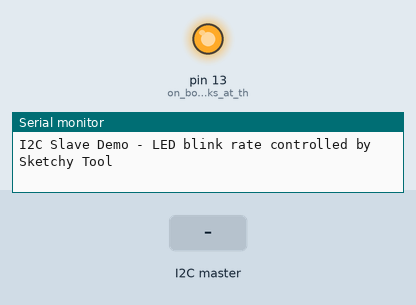
Simulated run of this sketch. Board: Arduino Uno, built with avr-gcc and run on an emulated ATmega328P. Parts: output pins drawn as LEDs (lit = HIGH), the last lines printed to the serial monitor. Inputs (shaded band) come from the test bench.

Above: at 1.2 s.
1.3 s: the I2C master sends the byte 1
At 3.1 s:
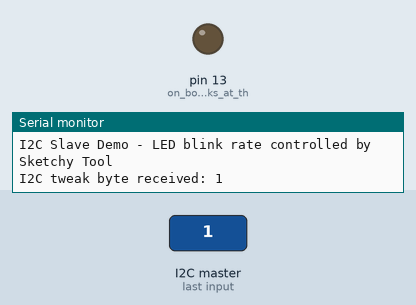
Timing chart, 0 to 10.3 s (numbered marks = the images above; inputs shaded):
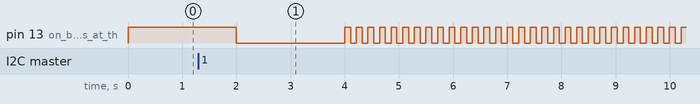

Measured:
- by itself, pin 13 (on_board_LED_blinks_at_th): repeats every 0.21 s: HIGH 0.11 s, LOW 0.11 s

The sketch:

I2C_Slave_Test_Sketchy_Tool.ino
```cpp
/*
   I2C Slave Control Demo

   The Uno blinks an LED at a default "slow" rate
   If the "Sketchy Tool" is connected to the I2C bus,
   the blink rate is controlled by received bytes to
   demonstrate using the sketchy tool to perform
   real time variable tweaking on another project's sketch.

   Target Hardware:  Uno

   Tested with Arduino IDE 1.8.13

   Gadget Reboot
   https://www.youtube.com/gadgetreboot

*/

// I2C setup
#include <Wire.h>
const byte slaveAddr = 0x42;   // I2C address for this device

volatile byte tweakData = 255; // tweak variable for data received over I2C
int ledBlinkDelay = 255;       // led blink rate control variable

void setup() {

  Serial.begin(115200);
  Serial.println("\r\nI2C Slave Demo - LED blink rate controlled by Sketchy Tool");

  pinMode(LED_BUILTIN, OUTPUT); // on board LED blinks at the requested rate

  // join I2C bus with slaveAddr
  Wire.begin(slaveAddr);

  // call this function when I2C data received
  Wire.onReceive(receiveEvent);

}

void loop() {

  // map LED blink rate from an I2C tweak data range of 0 to 255
  // over to an on and off time between 100mS and 2000mS
  ledBlinkDelay = map(tweakData, 0, 255, 100, 2000);

  // blink LED based on tweak data received over I2C
  digitalWrite(LED_BUILTIN, HIGH);
  delay(ledBlinkDelay);
  digitalWrite(LED_BUILTIN, LOW);
  delay(ledBlinkDelay);

}

void receiveEvent() {
  tweakData = Wire.read();    // read one I2C byte
  Serial.print("I2C tweak byte received: ");
  Serial.println(tweakData);
}
```
